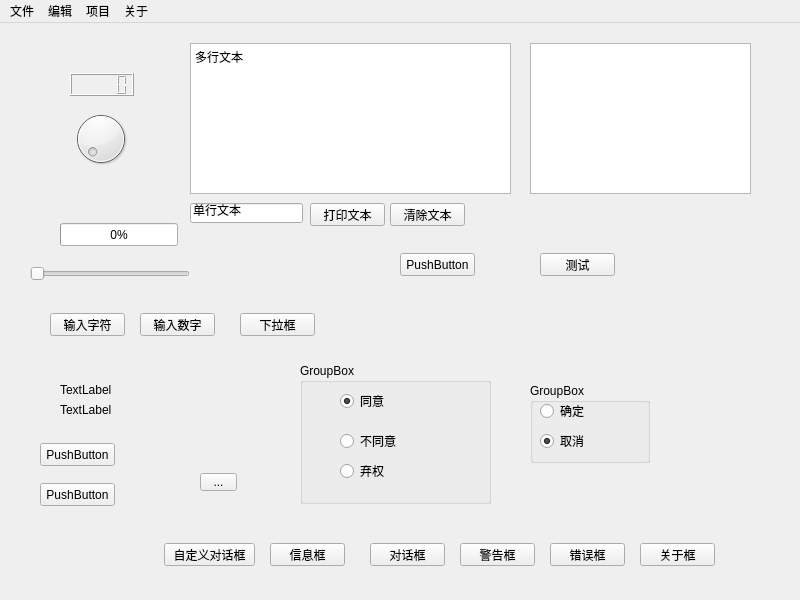
<?xml version="1.0" encoding="UTF-8"?>
<ui version="4.0">
 <class>MainWindow</class>
 <widget class="QMainWindow" name="MainWindow">
  <property name="geometry">
   <rect>
    <x>0</x>
    <y>0</y>
    <width>800</width>
    <height>600</height>
   </rect>
  </property>
  <property name="windowTitle">
   <string>MainWindow</string>
  </property>
  <widget class="QWidget" name="centralWidget">
   <widget class="QWidget" name="formLayoutWidget">
    <property name="geometry">
     <rect>
      <x>60</x>
      <y>360</y>
      <width>101</width>
      <height>41</height>
     </rect>
    </property>
    <layout class="QFormLayout" name="formLayout">
     <item row="0" column="0">
      <widget class="QLabel" name="label_12">
       <property name="text">
        <string>TextLabel</string>
       </property>
      </widget>
     </item>
     <item row="1" column="0">
      <widget class="QLabel" name="label_13">
       <property name="text">
        <string>TextLabel</string>
       </property>
      </widget>
     </item>
    </layout>
   </widget>
   <widget class="QPushButton" name="pushButton">
    <property name="geometry">
     <rect>
      <x>40</x>
      <y>460</y>
      <width>75</width>
      <height>23</height>
     </rect>
    </property>
    <property name="text">
     <string>PushButton</string>
    </property>
   </widget>
   <widget class="QToolButton" name="toolButton">
    <property name="geometry">
     <rect>
      <x>200</x>
      <y>450</y>
      <width>37</width>
      <height>18</height>
     </rect>
    </property>
    <property name="text">
     <string>...</string>
    </property>
   </widget>
   <widget class="QPushButton" name="pushButton_2">
    <property name="geometry">
     <rect>
      <x>40</x>
      <y>420</y>
      <width>75</width>
      <height>23</height>
     </rect>
    </property>
    <property name="text">
     <string>PushButton</string>
    </property>
   </widget>
   <widget class="QPushButton" name="pushButton_3">
    <property name="geometry">
     <rect>
      <x>400</x>
      <y>230</y>
      <width>75</width>
      <height>23</height>
     </rect>
    </property>
    <property name="text">
     <string>PushButton</string>
    </property>
   </widget>
   <widget class="QPushButton" name="pushButton_4">
    <property name="geometry">
     <rect>
      <x>540</x>
      <y>230</y>
      <width>75</width>
      <height>23</height>
     </rect>
    </property>
    <property name="text">
     <string>测试</string>
    </property>
   </widget>
   <widget class="QLineEdit" name="lineEdit">
    <property name="geometry">
     <rect>
      <x>190</x>
      <y>180</y>
      <width>113</width>
      <height>20</height>
     </rect>
    </property>
    <property name="text">
     <string>单行文本</string>
    </property>
   </widget>
   <widget class="QPushButton" name="pushButton_5">
    <property name="geometry">
     <rect>
      <x>390</x>
      <y>180</y>
      <width>75</width>
      <height>23</height>
     </rect>
    </property>
    <property name="text">
     <string>清除文本</string>
    </property>
   </widget>
   <widget class="QPushButton" name="pushButton_6">
    <property name="geometry">
     <rect>
      <x>310</x>
      <y>180</y>
      <width>75</width>
      <height>23</height>
     </rect>
    </property>
    <property name="text">
     <string>打印文本</string>
    </property>
   </widget>
   <widget class="QTextBrowser" name="textBrowser">
    <property name="geometry">
     <rect>
      <x>190</x>
      <y>20</y>
      <width>321</width>
      <height>151</height>
     </rect>
    </property>
    <property name="readOnly">
     <bool>false</bool>
    </property>
    <property name="html">
     <string>&lt;!DOCTYPE HTML PUBLIC &quot;-//W3C//DTD HTML 4.0//EN&quot; &quot;http://www.w3.org/TR/REC-html40/strict.dtd&quot;&gt;
&lt;html&gt;&lt;head&gt;&lt;meta name=&quot;qrichtext&quot; content=&quot;1&quot; /&gt;&lt;style type=&quot;text/css&quot;&gt;
p, li { white-space: pre-wrap; }
&lt;/style&gt;&lt;/head&gt;&lt;body style=&quot; font-family:'SimSun'; font-size:9pt; font-weight:400; font-style:normal;&quot;&gt;
&lt;p style=&quot; margin-top:0px; margin-bottom:0px; margin-left:0px; margin-right:0px; -qt-block-indent:0; text-indent:0px;&quot;&gt;多行文本&lt;/p&gt;&lt;/body&gt;&lt;/html&gt;</string>
    </property>
   </widget>
   <widget class="QGroupBox" name="groupBox">
    <property name="geometry">
     <rect>
      <x>300</x>
      <y>340</y>
      <width>191</width>
      <height>141</height>
     </rect>
    </property>
    <property name="title">
     <string>GroupBox</string>
    </property>
    <widget class="QRadioButton" name="radioButton_6">
     <property name="geometry">
      <rect>
       <x>40</x>
       <y>100</y>
       <width>89</width>
       <height>16</height>
      </rect>
     </property>
     <property name="text">
      <string>弃权</string>
     </property>
    </widget>
    <widget class="QRadioButton" name="radioButton_7">
     <property name="geometry">
      <rect>
       <x>40</x>
       <y>70</y>
       <width>89</width>
       <height>16</height>
      </rect>
     </property>
     <property name="text">
      <string>不同意</string>
     </property>
    </widget>
    <widget class="QRadioButton" name="radioButton_8">
     <property name="geometry">
      <rect>
       <x>40</x>
       <y>30</y>
       <width>89</width>
       <height>16</height>
      </rect>
     </property>
     <property name="text">
      <string>同意</string>
     </property>
     <property name="checked">
      <bool>true</bool>
     </property>
    </widget>
   </widget>
   <widget class="QGroupBox" name="groupBox_2">
    <property name="geometry">
     <rect>
      <x>530</x>
      <y>360</y>
      <width>120</width>
      <height>80</height>
     </rect>
    </property>
    <property name="title">
     <string>GroupBox</string>
    </property>
    <widget class="QRadioButton" name="radioButton_4">
     <property name="geometry">
      <rect>
       <x>10</x>
       <y>20</y>
       <width>89</width>
       <height>16</height>
      </rect>
     </property>
     <property name="text">
      <string>确定</string>
     </property>
    </widget>
    <widget class="QRadioButton" name="radioButton_5">
     <property name="geometry">
      <rect>
       <x>10</x>
       <y>50</y>
       <width>89</width>
       <height>16</height>
      </rect>
     </property>
     <property name="text">
      <string>取消</string>
     </property>
     <property name="checked">
      <bool>true</bool>
     </property>
    </widget>
   </widget>
   <widget class="QLabel" name="label_5">
    <property name="geometry">
     <rect>
      <x>370</x>
      <y>310</y>
      <width>211</width>
      <height>20</height>
     </rect>
    </property>
    <property name="text">
     <string/>
    </property>
   </widget>
   <widget class="QDial" name="dial">
    <property name="geometry">
     <rect>
      <x>70</x>
      <y>80</y>
      <width>61</width>
      <height>71</height>
     </rect>
    </property>
    <property name="minimum">
     <number>0</number>
    </property>
    <property name="maximum">
     <number>90</number>
    </property>
    <property name="value">
     <number>0</number>
    </property>
   </widget>
   <widget class="QSlider" name="horizontalSlider">
    <property name="geometry">
     <rect>
      <x>30</x>
      <y>240</y>
      <width>160</width>
      <height>22</height>
     </rect>
    </property>
    <property name="maximum">
     <number>100</number>
    </property>
    <property name="orientation">
     <enum>Qt::Horizontal</enum>
    </property>
   </widget>
   <widget class="QProgressBar" name="progressBar">
    <property name="geometry">
     <rect>
      <x>60</x>
      <y>200</y>
      <width>118</width>
      <height>23</height>
     </rect>
    </property>
    <property name="value">
     <number>0</number>
    </property>
   </widget>
   <widget class="QLCDNumber" name="lcdNumber">
    <property name="geometry">
     <rect>
      <x>70</x>
      <y>50</y>
      <width>64</width>
      <height>23</height>
     </rect>
    </property>
   </widget>
   <widget class="QPushButton" name="pushButton_7">
    <property name="geometry">
     <rect>
      <x>270</x>
      <y>520</y>
      <width>75</width>
      <height>23</height>
     </rect>
    </property>
    <property name="text">
     <string>信息框</string>
    </property>
   </widget>
   <widget class="QPushButton" name="pushButton_8">
    <property name="geometry">
     <rect>
      <x>370</x>
      <y>520</y>
      <width>75</width>
      <height>23</height>
     </rect>
    </property>
    <property name="text">
     <string>对话框</string>
    </property>
   </widget>
   <widget class="QPushButton" name="pushButton_9">
    <property name="geometry">
     <rect>
      <x>460</x>
      <y>520</y>
      <width>75</width>
      <height>23</height>
     </rect>
    </property>
    <property name="text">
     <string>警告框</string>
    </property>
   </widget>
   <widget class="QPushButton" name="pushButton_10">
    <property name="geometry">
     <rect>
      <x>550</x>
      <y>520</y>
      <width>75</width>
      <height>23</height>
     </rect>
    </property>
    <property name="text">
     <string>错误框</string>
    </property>
   </widget>
   <widget class="QPushButton" name="pushButton_11">
    <property name="geometry">
     <rect>
      <x>640</x>
      <y>520</y>
      <width>75</width>
      <height>23</height>
     </rect>
    </property>
    <property name="text">
     <string>关于框</string>
    </property>
   </widget>
   <widget class="QPushButton" name="pushButton_12">
    <property name="geometry">
     <rect>
      <x>50</x>
      <y>290</y>
      <width>75</width>
      <height>23</height>
     </rect>
    </property>
    <property name="text">
     <string>输入字符</string>
    </property>
   </widget>
   <widget class="QPushButton" name="pushButton_13">
    <property name="geometry">
     <rect>
      <x>140</x>
      <y>290</y>
      <width>75</width>
      <height>23</height>
     </rect>
    </property>
    <property name="text">
     <string>输入数字</string>
    </property>
   </widget>
   <widget class="QPushButton" name="pushButton_14">
    <property name="geometry">
     <rect>
      <x>240</x>
      <y>290</y>
      <width>75</width>
      <height>23</height>
     </rect>
    </property>
    <property name="text">
     <string>下拉框</string>
    </property>
   </widget>
   <widget class="QPushButton" name="pushButton_15">
    <property name="geometry">
     <rect>
      <x>164</x>
      <y>520</y>
      <width>91</width>
      <height>23</height>
     </rect>
    </property>
    <property name="text">
     <string>自定义对话框</string>
    </property>
   </widget>
   <widget class="QGraphicsView" name="graphicsView">
    <property name="geometry">
     <rect>
      <x>530</x>
      <y>20</y>
      <width>221</width>
      <height>151</height>
     </rect>
    </property>
    <property name="styleSheet">
     <string notr="true">border-image: url(:/frx/0.jpg);</string>
    </property>
   </widget>
  </widget>
  <widget class="QMenuBar" name="menuBar">
   <property name="geometry">
    <rect>
     <x>0</x>
     <y>0</y>
     <width>800</width>
     <height>23</height>
    </rect>
   </property>
   <widget class="QMenu" name="menu">
    <property name="title">
     <string>文件</string>
    </property>
    <addaction name="actionDakai"/>
    <addaction name="action"/>
   </widget>
   <widget class="QMenu" name="menu_2">
    <property name="title">
     <string>编辑</string>
    </property>
    <addaction name="action_2"/>
    <addaction name="action_3"/>
   </widget>
   <widget class="QMenu" name="menu_3">
    <property name="title">
     <string>项目</string>
    </property>
    <addaction name="action_4"/>
    <addaction name="action_5"/>
   </widget>
   <widget class="QMenu" name="menu_4">
    <property name="title">
     <string>关于</string>
    </property>
    <addaction name="action_6"/>
   </widget>
   <addaction name="menu"/>
   <addaction name="menu_2"/>
   <addaction name="menu_3"/>
   <addaction name="menu_4"/>
  </widget>
  <action name="actionDakai">
   <property name="icon">
    <iconset resource="my_sources.qrc">
     <normaloff>:/frx/spotify.png</normaloff>:/frx/spotify.png</iconset>
   </property>
   <property name="text">
    <string>打开</string>
   </property>
  </action>
  <action name="action">
   <property name="icon">
    <iconset resource="my_sources.qrc">
     <normaloff>:/frx/tumblr.png</normaloff>:/frx/tumblr.png</iconset>
   </property>
   <property name="text">
    <string>创建</string>
   </property>
  </action>
  <action name="action_2">
   <property name="icon">
    <iconset resource="my_sources.qrc">
     <normaloff>:/frx/vimeo.png</normaloff>:/frx/vimeo.png</iconset>
   </property>
   <property name="text">
    <string>复制</string>
   </property>
  </action>
  <action name="action_3">
   <property name="text">
    <string>粘贴</string>
   </property>
  </action>
  <action name="action_4">
   <property name="icon">
    <iconset resource="my_sources.qrc">
     <normaloff>:/frx/spotify.png</normaloff>:/frx/spotify.png</iconset>
   </property>
   <property name="text">
    <string>新建</string>
   </property>
  </action>
  <action name="action_5">
   <property name="icon">
    <iconset resource="my_sources.qrc">
     <normaloff>:/frx/stumbleupon.png</normaloff>:/frx/stumbleupon.png</iconset>
   </property>
   <property name="text">
    <string>打开</string>
   </property>
  </action>
  <action name="action_6">
   <property name="icon">
    <iconset resource="my_sources.qrc">
     <normaloff>:/frx/tumblr.png</normaloff>:/frx/tumblr.png</iconset>
   </property>
   <property name="text">
    <string>帮助</string>
   </property>
  </action>
 </widget>
 <resources>
  <include location="my_sources.qrc"/>
 </resources>
 <connections>
  <connection>
   <sender>pushButton</sender>
   <signal>clicked()</signal>
   <receiver>MainWindow</receiver>
   <slot>close()</slot>
   <hints>
    <hint type="sourcelabel">
     <x>131</x>
     <y>510</y>
    </hint>
    <hint type="destinationlabel">
     <x>58</x>
     <y>508</y>
    </hint>
   </hints>
  </connection>
  <connection>
   <sender>pushButton_2</sender>
   <signal>clicked()</signal>
   <receiver>MainWindow</receiver>
   <slot>hide()</slot>
   <hints>
    <hint type="sourcelabel">
     <x>107</x>
     <y>441</y>
    </hint>
    <hint type="destinationlabel">
     <x>44</x>
     <y>446</y>
    </hint>
   </hints>
  </connection>
 </connections>
</ui>
